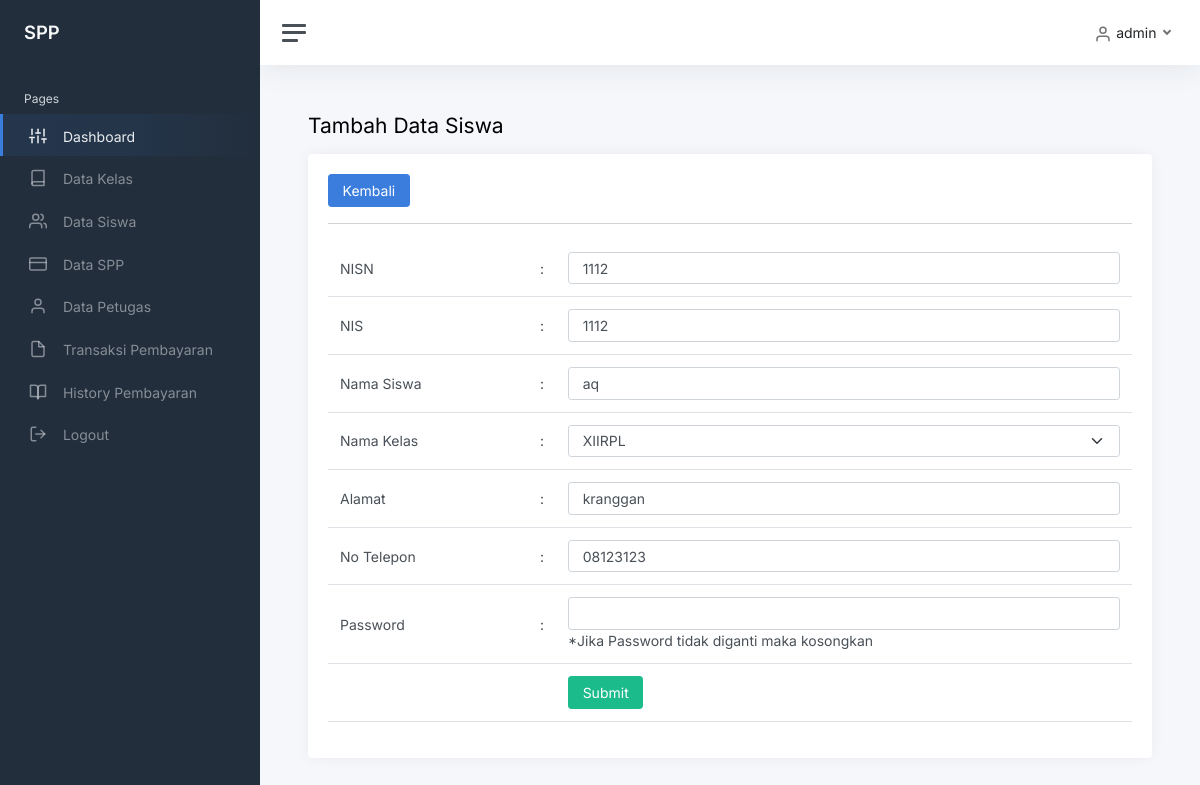
The app's page /index.php?page=siswa_ubah&id=1112 (signed in) with its own data.
### tables this page shows
CREATE TABLE `siswa` (
  `nisn` char(10) NOT NULL,
  `nis` char(8) DEFAULT NULL,
  `nama` varchar(35) DEFAULT NULL,
  `id_kelas` int(11) DEFAULT NULL,
  `alamat` text,
  `no_telepon` varchar(13) DEFAULT NULL,
  `password` varchar(32) DEFAULT NULL
);

CREATE TABLE `kelas` (
  `id_kelas` int(11) NOT NULL,
  `nama_kelas` varchar(10) DEFAULT NULL,
  `kompetensi_keahlian` varchar(50) DEFAULT NULL
);

### siswa_ubah.php (the view, shortened to what this page needs)
<?php
$id = $_GET['id'];
    $query = mysqli_query($koneksi, "SELECT * FROM siswa WHERE nisn=$id");
    $data = mysqli_fetch_array($query);
?>
<h1 class="h3 mb-3">Tambah Data Siswa</h1>
    <div class="row">
        <div class="col-12">
            <div class="card">
                <div class="card-body">
                    <a href="?page=siswa" class="btn btn-primary">Kembali</a><hr>
                    <form method="post">
                        <table class="table">
                            <tr>
                                <td width="200">NISN</td>
                                <td width="1">:</td>
                                <td><input class="form-control" value="<?php echo $data['nisn'];?>" type="number" name="nisn"></td>
                            </tr>
                            <tr>
                                <td width="200">NIS</td>
                                <td width="1">:</td>
                                <td><input class="form-control" value="<?php echo $data['nis'];?>" type="text" name="nis"></td>
                            </tr>
                            <tr>
                                <td width="200">Nama Siswa</td>
                                <td width="1">:</td>
                                <td><input class="form-control" value="<?php echo $data['nama'];?>" type="text" name="nama"></td>
                            </tr>
                            <tr>
                                <td width="200">Nama Kelas</td>
                                <td width="1">:</td>
                                <td>
                                    <select class="form-select" name="id_kelas">
                                        <?php
                                        $kel = mysqli_query($koneksi, "SELECT * FROM kelas");
                                        while ($kelas = mysqli_fetch_array($kel)) {
                                            ?>
                                        <option <?php if($data['id_kelas'] == $kelas['id_kelas']) echo 'selected'?> value="<?php echo $kelas['id_kelas']; ?>"><?php echo $kelas['nama_kelas'];?></option>
                                        <?php
                                        }
                                        ?>
                                    </select>
                                </td>
                            </tr>
                            <tr>
                                <td width="200">Alamat</td>
                                <td width="1">:</td>
                                <td><input class="form-control" value="<?php echo $data['alamat'];?>" type="text" name="alamat"></td>
                            </tr>
                            <tr>
                                <td width="200">No Telepon</td>
                                <td width="1">:</td>
                                <td><input class="form-control" value="<?php echo $data['no_telepon'];?>" type="text" name="no_telepon"></td>
                            </tr>
                            <tr>
                                <td width="200">Password</td>
                                <td width="1">:</td>
                                <td><input class="form-control" type="password" name="password">
                                *Jika Password tidak diganti maka kosongkan</td>
                            </tr>
                            <tr>
                                <td></td>
                                <td></td>
                                <td><button type="submit" class="btn btn-success">Submit</button></td>
                            </tr>
                        </table>
                    </form>
                </div>
            </div>
        </div>
    </div>

### records on screen
siswa: nisn "1112", nis "1112", nama "aq", id_kelas "XIIRPL", alamat "kranggan", no_telepon "08123123"

### other values on screen
$_SESSION['user']['nama_petugas'] "admin"
